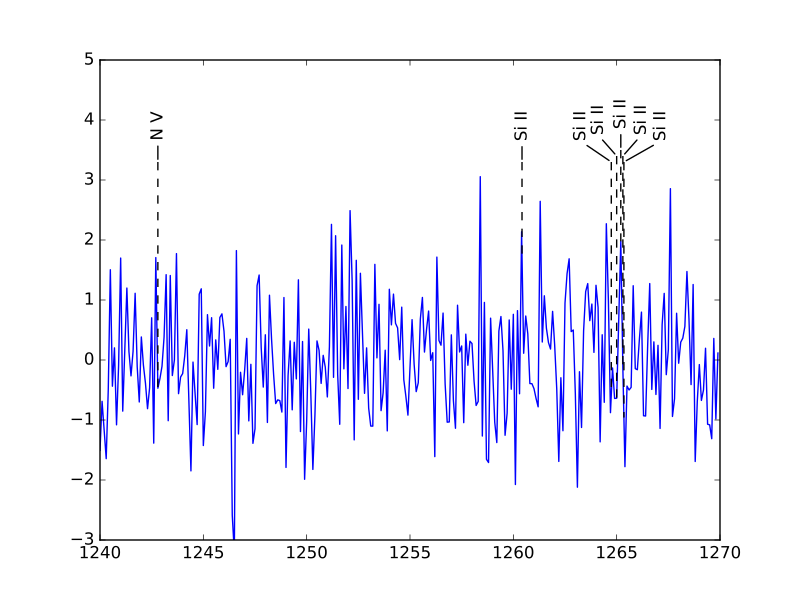

The Python source for this figure:
import numpy as np
from matplotlib import pyplot as plt
import lineid_plot

wave = 1240 + np.arange(300) * 0.1
flux = np.random.normal(size=300)
line_wave = [1242.80, 1260.42, 1264.74, 1265.00, 1265.2, 1265.3, 1265.35]
line_flux = np.interp(line_wave, wave, flux)
line_label1 = ['N V', 'Si II', 'Si II', 'Si II', 'Si II', 'Si II', 'Si II']
label1_sizes = np.array([12, 12, 12, 12, 12, 12, 12])

fig = plt.figure()
ax = fig.add_subplot(111)
ax.plot(wave, flux)
ax.axis([1240, 1270, -3, 5])

arrow_tips = [3.3, 3.3, 3.3, 3.4, 3.5, 3.4, 3.3]
lineid_plot.plot_line_ids(wave, flux, line_wave, line_label1,
  arrow_tip=arrow_tips, ax=ax)

plt.show()
